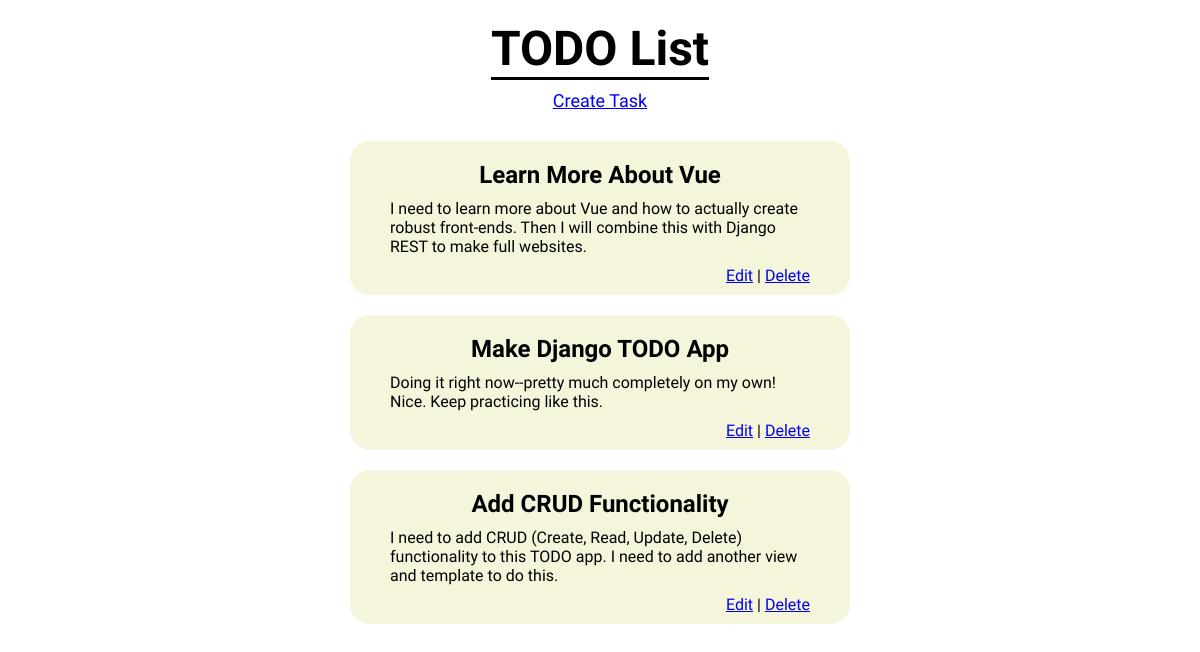
The app's page /, older data.
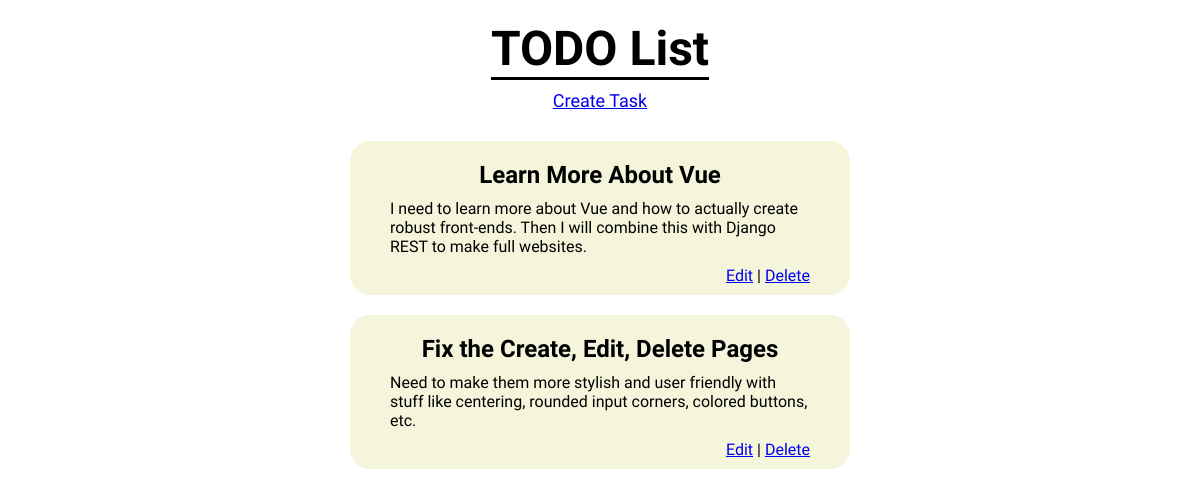
The same page, newer data.
### todo/models.py (models this page shows, shortened)
class Task(models.Model):
    title = models.CharField(max_length=60)
    info = models.TextField()

### todo/views.py (the view)
# urls.py: path("", HomePageView.as_view(), name="home"),
class HomePageView(ListView):
    model = Task
    template_name = "home.html"

### templates/home.html (shortened to what this page needs)
{% extends 'base.html' %}
{% block content %}
<div class="top-links">
    <p><a href="{% url 'create' %}">Create Task</a></p>
</div>
<div class="flex-main">
    <div class="main-content">
        {% for task in task_list %}
        <div class="task-div">
            <div class="task-head">
                <h2>{{ task.title }}</h2>
            </div>
            <p>{{ task.info }}</p>
            <div class="card-bottom-bar">
                <p>
                    <a href="{% url 'edit' task.pk %}">Edit</a> |
                    <a href="{% url 'delete' task.pk %}">Delete</a>
                </p>
            </div>
        </div>
        {% endfor %}
    </div>
</div>
{% endblock content %}

### templates/base.html (shortened to what this page needs)
{% load static %}
<!DOCTYPE html>
<html lang="en">
    <head>
        <link rel="stylesheet" href="{% static 'css/styles.css' %}">
    </head>
    <body>
        <div class="nav">
            <h1><a href="{% url 'home' %}" class="no-decorate">TODO List</a></h1>
        </div>
        {% block content %}
        {% endblock content %}
    </body>
</html>

### static/css/styles.css (style rules this page uses)
* { margin: 0; padding: 0; font-family: 'Raleway', sans-serif; box-sizing: border-box; }
.nav { display: flex; justify-content: center; }
.nav h1 { font-weight: 900; font-size: 48px; border-bottom: 3px solid black; margin-top: 20px; margin-bottom: 10px; }
.no-decorate { text-decoration: none; color: black; }
.top-links { display: flex; justify-content: center; font-size: 18px; margin-bottom: 30px; }
.flex-main { display: flex; justify-content: center; }
.main-content { display: flex; flex-direction: column; justify-content: center; gap: 20px; max-width: 500px; }
.task-div { display: flex; flex-direction: column; background-color: beige; padding: 20px 40px 10px 40px; border-radius: 20px; }
.card-bottom-bar { display: flex; justify-content: flex-end; padding-top: 10px; }
.task-head { display: flex; justify-content: center; padding-bottom: 10px; }

Row changes from the older to the newer data that the page shows:
removed Task: title "Make Django TODO App", info "Doing it right now--pretty much completely on my own! Nice. Keep practicing like this."
removed Task: title "Add CRUD Functionality", info "I need to add CRUD (Create, Read, Update, Delete) functionality to this TODO app. I need to add another view and template to do this."
added Task: title "Fix the Create, Edit, Delete Pages", info "Need to make them more stylish and user friendly with stuff like centering, rounded input corners, colored buttons, etc."
